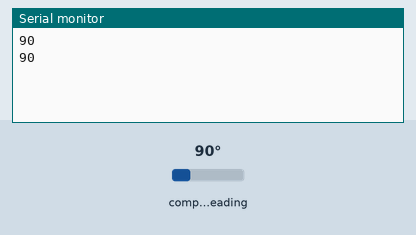
The sketch below on a simulated Arduino Uno, built with avr-gcc and run on an emulated ATmega328P. On the bench: the last lines printed to the serial monitor. Wiring (inferred from the names in the program): CMPS compass at I2C address 0x60. The inputs (shaded band) are chosen by the test bench; at power-on: compass heading 90°.

Above: at 1.8 s.
1.9 s: compass heading set to 7°
At 2.8 s:
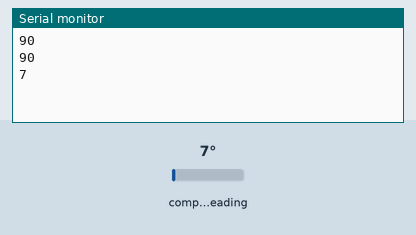
3.4 s: compass heading set to 180°
At 4.4 s:
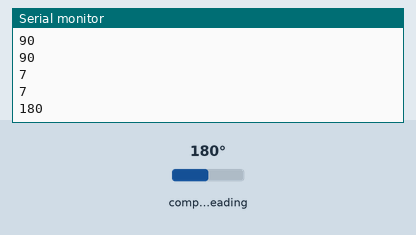
Timing chart, 0 to 6.4 s (numbered marks = the images above; inputs shaded):
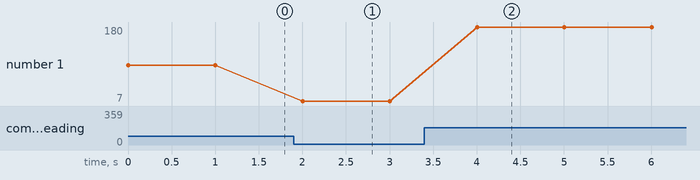

The sketch:

compassTest2.pde
```cpp
// (licence header left out)
#include <Wire.h>

//The SDA line is on analog pin 4 of the Arduino. (Pin 3 of CMPS03)
//The SCL line is on analog pin 5 of the Arduino. (Pin 2 of CMPS03)

#define address 0x60

void setup(){
  Wire.begin();
  Serial.begin(9600);
}

void loop(){
  byte highByte;
  byte lowByte;
  Wire.beginTransmission(address);
  Wire.send(2);
  Wire.endTransmission();
  Wire.requestFrom(address, 2);
  while(Wire.available() < 2);
  highByte = Wire.receive();
  lowByte = Wire.receive();
  int bearing = ((highByte<<8)+lowByte)/10;
  Serial.println(bearing);
  delay(1000);
}
```

Measured:
- after the input at 1.9 s, the serial monitor: prints a new line after 0.10 s (image 1)
- after the input at 3.4 s, the serial monitor: prints a new line after 0.60 s (image 2)
- plotted number 1: 90 → 7 after the input at 1.9 s, 7 → 180 after the input at 3.4 s
